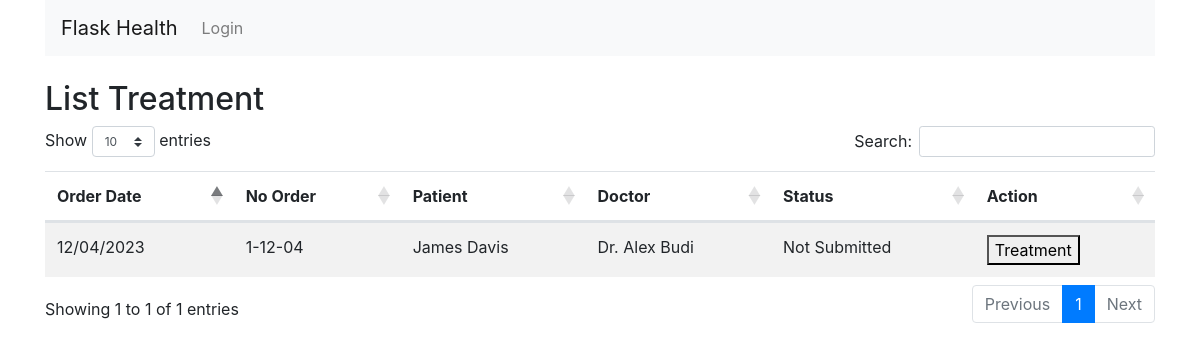
/treatment, run on the app's committed database.
### flask_health/models/order.py (models this page shows, shortened)
class Order(db.Model):
    __tablename__ = "order"
    id = db.Column(db.String(36), primary_key=True)
    patient_id = db.Column(db.String(36), db.ForeignKey("patient.id"), nullable=False)
    order_date = db.Column(db.DateTime)
    payment_method = db.Column(db.String(100))
    total_price = db.Column(db.Integer)
    order_no = db.Column(db.Integer)
    order_steps = db.Column(db.Integer)
    order_status = db.Column(db.String(100))
    order_sub_status = db.Column(db.String(100))
    doctor_id = db.Column(db.String(36), db.ForeignKey("doctor.id"), nullable=False)
    treatments = db.relationship("Treatment", backref="order", lazy=True)
    desc = db.Column(db.Text)
    isDeleted = db.Column(db.Boolean)
    created_at = db.Column(db.DateTime)
    created_by = db.Column(db.String(100))
    updated_at = db.Column(db.DateTime)
    updated_by = db.Column(db.String(100))
    def calculate_order_no(self):
        return str(self.order_no) + "-" + self.order_date.strftime("%d-%m")
    def getFormatOrderDate(self):
        return self.order_date.strftime("%d/%m/%Y")
    def getOrderStatus(self, desirableSteps):
        if self.order_steps == desirableSteps:
            return self.order_status
        elif self.order_steps > desirableSteps:
            return "Complete"
        else:
            return "Not Submitted"

### flask_health/models/doctor.py (models this page shows, shortened)
class Doctor(db.Model):
    __tablename__ = "doctor"
    id = db.Column(db.String(36), primary_key=True)
    name = db.Column(db.String(100))
    isDeleted = db.Column(db.Boolean)
    created_at = db.Column(db.DateTime)
    created_by = db.Column(db.String(100))
    updated_at = db.Column(db.DateTime)
    updated_by = db.Column(db.String(100))

### flask_health/views/treatment.py (the view)
@app.route("/treatment", methods=["GET"])
def treatmentList():
    result = (
        db.session.query(Order, Patient, Doctor)
        .select_from(Order)
        .join(Patient)
        .join(Doctor)
        .filter(
            or_(
                Order.order_steps > 2,
                and_(Order.order_steps == 2, Order.order_status == "Complete"),
            )
        )
        .all()
    )
    treatmentResultList = []
    for order, patient, doctor in result:
        treatmentResultList.append(
            TreatmentViewModel(
                order.id,
                order.calculate_order_no(),
                order.getFormatOrderDate(),
                patient.first_name + " " + patient.last_name,
                doctor.name,
                order.getOrderStatus(3),
            )
        )
    return render_template(
        "treatment/list.html", treatmentResultList=treatmentResultList
    )

### flask_health/templates/treatment/list.html (shortened to what this page needs)
{% extends "layout.html" %}
{% block body %}
<br />
<h2>List Treatment</h2>
<table id="data" class="table table-striped">
    <thead>
        <tr>
            <th>Order Date</th>
            <th>No Order</th>
            <th>Patient</th>
            <th>Doctor</th>
            <th>Status</th>
            <th>Action</th>
        </tr>
    </thead>
    <tbody>
        {% for treatmentResult in treatmentResultList %}
        <tr>
            <td>{{ treatmentResult.order_date }}</td>
            <td>{{ treatmentResult.order_no }}</td>
            <td>{{ treatmentResult.patient_name }}</td>
            <td>{{ treatmentResult.doctor_name }}</td>
            <td>{{ treatmentResult.order_status }}</td>
            <td>
                <button><a style="color: #000000;"
                        href="{{ url_for('treatmentEntries' ,  id=treatmentResult.id) }}">Treatment</a></button>
            </td>
        </tr>
        {% endfor %}
    </tbody>
</table>
{% endblock %}

### data on the page
Order: order_date "12/04/2023", order_no "1-12-04", patient_name "James Davis", doctor_name "Dr. Alex Budi", order_status "Not Submitted"
